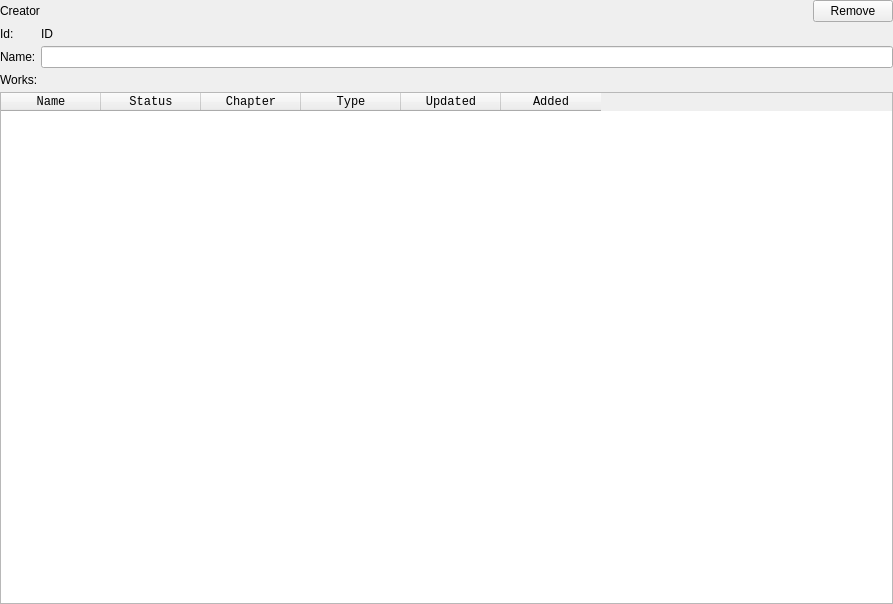
<?xml version="1.0" encoding="UTF-8"?>
<ui version="4.0">
 <class>CreatorPage</class>
 <widget class="QWidget" name="CreatorPage">
  <property name="geometry">
   <rect>
    <x>0</x>
    <y>0</y>
    <width>893</width>
    <height>604</height>
   </rect>
  </property>
  <property name="windowTitle">
   <string>Form</string>
  </property>
  <layout class="QVBoxLayout" name="verticalLayout">
   <property name="spacing">
    <number>5</number>
   </property>
   <property name="leftMargin">
    <number>0</number>
   </property>
   <property name="topMargin">
    <number>0</number>
   </property>
   <property name="rightMargin">
    <number>0</number>
   </property>
   <property name="bottomMargin">
    <number>0</number>
   </property>
   <item>
    <layout class="QHBoxLayout" name="horizontalLayout" stretch="0,1,0">
     <property name="spacing">
      <number>5</number>
     </property>
     <item>
      <widget class="QLabel" name="label_3">
       <property name="text">
        <string>Creator</string>
       </property>
      </widget>
     </item>
     <item>
      <spacer name="horizontalSpacer">
       <property name="orientation">
        <enum>Qt::Horizontal</enum>
       </property>
       <property name="sizeHint" stdset="0">
        <size>
         <width>40</width>
         <height>20</height>
        </size>
       </property>
      </spacer>
     </item>
     <item>
      <widget class="QPushButton" name="removeButton">
       <property name="text">
        <string>Remove</string>
       </property>
      </widget>
     </item>
    </layout>
   </item>
   <item>
    <layout class="QFormLayout" name="formLayout">
     <item row="0" column="0">
      <widget class="QLabel" name="label_2">
       <property name="text">
        <string>Id:</string>
       </property>
      </widget>
     </item>
     <item row="0" column="1">
      <widget class="QLabel" name="idLabel">
       <property name="text">
        <string>ID</string>
       </property>
      </widget>
     </item>
     <item row="1" column="0">
      <widget class="QLabel" name="label_4">
       <property name="text">
        <string>Name:</string>
       </property>
      </widget>
     </item>
     <item row="1" column="1">
      <widget class="QLineEdit" name="nameLineEdit"/>
     </item>
    </layout>
   </item>
   <item>
    <widget class="QLabel" name="label">
     <property name="text">
      <string>Works:</string>
     </property>
    </widget>
   </item>
   <item>
    <widget class="QTableWidget" name="tableWidget">
     <property name="font">
      <font>
       <family>Consolas</family>
      </font>
     </property>
     <property name="focusPolicy">
      <enum>Qt::StrongFocus</enum>
     </property>
     <property name="editTriggers">
      <set>QAbstractItemView::NoEditTriggers</set>
     </property>
     <property name="alternatingRowColors">
      <bool>true</bool>
     </property>
     <property name="selectionMode">
      <enum>QAbstractItemView::SingleSelection</enum>
     </property>
     <property name="selectionBehavior">
      <enum>QAbstractItemView::SelectRows</enum>
     </property>
     <property name="showGrid">
      <bool>false</bool>
     </property>
     <property name="sortingEnabled">
      <bool>true</bool>
     </property>
     <attribute name="horizontalHeaderHighlightSections">
      <bool>false</bool>
     </attribute>
     <attribute name="verticalHeaderHighlightSections">
      <bool>false</bool>
     </attribute>
     <column>
      <property name="text">
       <string>Name</string>
      </property>
     </column>
     <column>
      <property name="text">
       <string>Status</string>
      </property>
     </column>
     <column>
      <property name="text">
       <string>Chapter</string>
      </property>
     </column>
     <column>
      <property name="text">
       <string>Type</string>
      </property>
     </column>
     <column>
      <property name="text">
       <string>Updated</string>
      </property>
     </column>
     <column>
      <property name="text">
       <string>Added</string>
      </property>
     </column>
    </widget>
   </item>
  </layout>
 </widget>
 <resources/>
 <connections/>
</ui>
